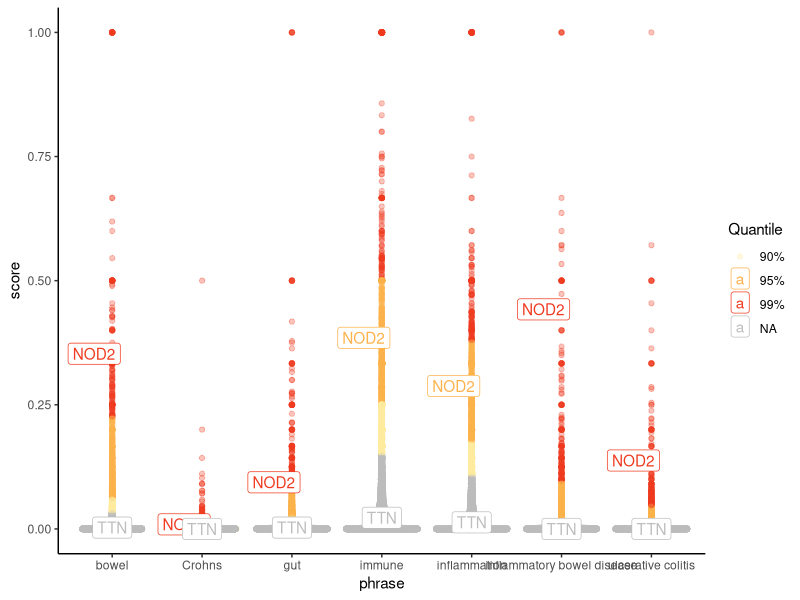

The R script that drew this image:
library(tidyverse)
library(ggplot2)
library(ggbeeswarm)
library(readxl)
library(here)

here::dr_here()
# Some misfirings here here from snakemake pipeline, need to run again for ~20 genes, replace na for now
gene_phrases_df <- read_csv(here::here('results/gene-phrases_search.csv')) %>% 
  drop_na()

gene_only_df <- read_csv(here::here('results/gene-only_search.csv'))

norm_gene_phrases_df <- left_join(gene_phrases_df, gene_only_df,by='gene') %>% 
  group_by(gene) %>% 
  mutate_at(vars(IBD: bowel), funs(./ BACKGROUND)) %>% 
  replace(is.na(.), 0) %>% 
  select(-BACKGROUND)
  
  

quants <- apply(norm_gene_phrases_df[3:length(norm_gene_phrases_df)], 2, quantile, probs=c(0.9,0.95, .99))
quants

pubmed_score <- function(quant_mat, gene, dataframe){
  # Calculcates a score out of 21 for the gene and its likely involvement
  # in IBD based on pubmed searching
  dataframe[dataframe$gene==gene,]
  gene_score <- 0
  for (percent in rownames(quant_mat))
  {
    greater_thans <- dataframe[dataframe$gene==gene,3:length(dataframe)] > quant_mat[percent,]
    gene_score <- gene_score + sum(greater_thans)
    # print(greater_thans)
  }
  return(gene_score)
}

pubmed_score(quant_mat = quants, gene = "NOD2", dataframe = norm_gene_phrases_df)
pubmed_score(quant_mat = quants, gene = "TTN", dataframe = norm_gene_phrases_df)

my_loci <- read_excel(here::here('data/LocusFocusMasterSpreadsheet.xlsx'),skip = 8) %>%
  filter(Assigned=='Tobi')

lapply(strsplit(my_loci$`Genes in locus`, ','),FUN = function(gene_list){
  scores <- rep(-1, length(gene_list))
  names(scores) <- gene_list
  for (gene in gene_list){
    if (gene == '.'){
      return(scores)
    }
    scores[gene] <-  pubmed_score(quant_mat = quants, gene = gene, dataframe = norm_gene_phrases_df)
  }
  return(scores)
}
)


###### PLOTS ########

which_quant <- function(phrase, score){
  phrase_quants <- quants[,phrase]
  bool_quants <- score > phrase_quants
  for (percent in rev(names(bool_quants))){
    if (bool_quants[percent] == TRUE){
      return(percent)
    }
  }
  return(NA)
  
}

plotting.tib <- norm_gene_phrases_df %>% 
  select(-IBD) %>% 
  pivot_longer(cols=!gene,names_to = "phrase",values_to = "score") %>% 
  rowwise() %>% 
  mutate(Quantile= which_quant(phrase, score))

ggplot(data=plotting.tib, aes(x=phrase, y=score, colour=Quantile)) + 
  geom_quasirandom(alpha=0.3) +
  geom_label(data=subset(plotting.tib, gene == 'NOD2' | gene == 'TTN'),
            aes(x=phrase,y=score,label=gene),position=position_quasirandom())+
  scale_colour_brewer(palette = "YlOrRd",na.value='grey') +
  theme_classic()
